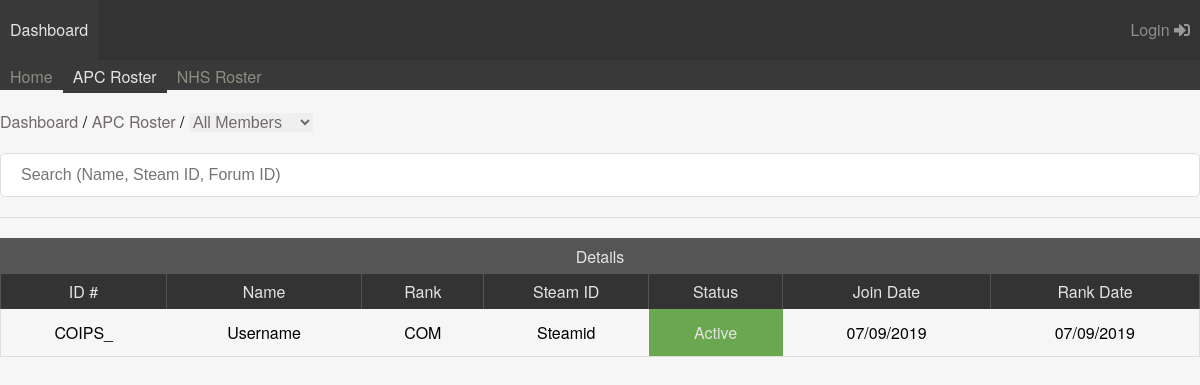
The app's page /home/public/apc with its own data.
### tables this page shows
CREATE TABLE IF NOT EXISTS `sections` (
  `id` int(11) NOT NULL AUTO_INCREMENT,
  `faction` varchar(50) NOT NULL DEFAULT 'apc',
  `shortName` varchar(3) DEFAULT NULL,
  `name` varchar(50) DEFAULT NULL,
  `type` enum('Normal','Academy') NOT NULL DEFAULT 'Normal',
  `prefix` int(11) DEFAULT 0,
  `system` int(11) DEFAULT 0,
  PRIMARY KEY (`id`)
);

CREATE TABLE IF NOT EXISTS `members` (
  `id` int(11) NOT NULL AUTO_INCREMENT,
  `faction` varchar(3) NOT NULL,
  `name` varchar(50) NOT NULL,
  `steamid` varchar(32) NOT NULL,
  `forumid` varchar(4) NOT NULL,
  `section` varchar(50) DEFAULT NULL,
  `mainlevel` int(11) NOT NULL DEFAULT 1,
  `isSuspended` int(11) NOT NULL DEFAULT 0,
  `isBlacklisted` int(11) NOT NULL DEFAULT 0,
  `isLOA` int(11) NOT NULL DEFAULT 0,
  `isHoliday` int(11) NOT NULL DEFAULT 0,
  `isArchive` int(11) NOT NULL DEFAULT 0,
  `isBlocked` int(11) NOT NULL DEFAULT 0,
  `joindate` timestamp NOT NULL DEFAULT current_timestamp(),
  `last_rank_change` timestamp NOT NULL DEFAULT current_timestamp(),
  `last_login` timestamp NOT NULL DEFAULT current_timestamp(),
  PRIMARY KEY (`id`)
);

CREATE TABLE IF NOT EXISTS `ranks` (
  `id` int(11) NOT NULL AUTO_INCREMENT,
  `faction` varchar(3) NOT NULL,
  `sName` varchar(5) NOT NULL,
  `name` varchar(50) NOT NULL,
  `level` int(11) NOT NULL DEFAULT 0,
  `form_submit_1` int(11) NOT NULL DEFAULT 0,
  `form_submit_2` int(11) NOT NULL DEFAULT 0,
  `form_submit_3` int(11) NOT NULL DEFAULT 0,
  `form_submit_4` int(11) NOT NULL DEFAULT 0,
  `form_submit_5` int(11) NOT NULL DEFAULT 0,
  `form_submit_6` int(11) NOT NULL DEFAULT 0,
  `form_submit_7` int(11) NOT NULL DEFAULT 0,
  `form_submit_8` int(11) NOT NULL DEFAULT 0,
  `form_submit_9` int(11) NOT NULL DEFAULT 0,
  `form_submit_10` int(11) NOT NULL DEFAULT 0,
  `form_submit_11` int(11) NOT NULL DEFAULT 0,
  `form_submit_12` int(11) NOT NULL DEFAULT 0,
  `form_submit_13` int(11) NOT NULL DEFAULT 0,
  `page_access_1` int(11) NOT NULL DEFAULT 0,
  `page_access_2` int(11) NOT NULL DEFAULT 0,
  `page_access_3` int(11) NOT NULL DEFAULT 0,
  `page_access_4` int(11) NOT NULL DEFAULT 0,
  `page_access_5` int(11) NOT NULL DEFAULT 0,
  `page_access_6` int(11) NOT NULL DEFAULT 0,
  `page_access_7` int(11) NOT NULL DEFAULT 0,
  `page_access_8` int(11) NOT NULL DEFAULT 0,
  `page_access_9` int(11) NOT NULL DEFAULT 0,
  `unit_promote` int(11) NOT NULL DEFAULT 0,
  `system` int(11) NOT NULL DEFAULT 0,
  PRIMARY KEY (`id`)
);

### public/index.php (called while the page is built, shortened)
<?php
new Application;

### core/database.php (called while the page is built, shortened)
<?php
class Database
{
    private static $factory;
    private $database;
    public static function getFactory($forceRestart = false)
    {
        if (!self::$factory || $forceRestart) {
            self::$factory = new Database();
        }
        return self::$factory;
    }
    public function getConnection($dbname = null, $host = array(DB_HOST, DB_USER, DB_PASS), $isAPI = false) {
        try {
            $options = array(PDO::ATTR_DEFAULT_FETCH_MODE => PDO::FETCH_OBJ, PDO::ATTR_ERRMODE => PDO::ERRMODE_WARNING);
            $this->database = new PDO(DB_TYPE . ':host=' . $host[0] . ';dbname=' . $dbname . ';charset=' . DB_CHARSET, $host[1], $host[2], $options);
        } catch (PDOException $e) {
            if (!$isAPI) {
                Controller::buildPage(array(ROOT . 'views/system/db_fail'));
                die();
            } else {
                return false;
            }
        }
        return $this->database;
    }
}
?>

### models/faction.php (called while the page is built, shortened)
<?php
class Factions {
    public static function getFactionMembers($faction, $archive = 0) {
        $query = Database::getFactory()->getConnection(DB_NAME)->prepare("SELECT * FROM members WHERE faction = :faction AND isArchive = :archive");
        $query->execute(array(
            ':faction' => $faction,
            ':archive' => $archive
        ));
        return $query->fetchAll();
    }
}

### models/member.php (called while the page is built, shortened)
<?php
class Member {
    public static function getCustomID($faction, $member) {
        $forumID = $member->forumid;
        $constab = $member->section;
        $len = strlen($forumID);
        $sec = Application::getSections($faction)[$constab];
        $prefix = ($sec->prefix == 1) ? $sec->shortName : "";
        return $prefix.$forumID;
    }
    public static function getActivity ($member) {
        $activity = "Active";
        return $activity;
    }
}

### models/system.php (called while the page is built, shortened)
<?php
class System {
    public static function getFactions () {
        $query = Database::getFactory()->getConnection(DB_NAME)->prepare("SELECT * FROM factions");
        $query->execute();
        $return = array();
        foreach ($query->fetchAll() as $faction) {
            $return[$faction->sys] = array(
                'abr' => $faction->sys,
                'name' => $faction->name,
                'rank' => $faction->rank,
                'logo' => $faction->logoFile,
                'defaultRank' => $faction->defaultRank,
                'lastlogin' => $faction->lastlogin,
                'addFormID' => $faction->additionForm,
                'dbPage' => $faction->dbPage,
                'archivePage' => $faction->archivePage,
                'searchPage' => $faction->searchPage,
                'statsPage' => $faction->statsPage,
                'sections' => (self::getSections($faction->sys)),
                'ranks' => (self::getRanks($faction->sys))
            );
        }
        return $return;
    }
    private static function getSections ($faction) {
        $query = Database::getFactory()->getConnection(DB_NAME)->prepare("SELECT * FROM sections WHERE faction = :faction");
        $query->execute(array(":faction" => $faction));
        $ret = array();
        foreach ($query->fetchAll() as $sec) {
            $ret[$sec->name] = $sec;
        }
        return $ret;
    }
    private static function getRanks ($faction) {
        $query = Database::getFactory()->getConnection(DB_NAME)->prepare("SELECT * FROM ranks WHERE faction = :faction");
        $query->execute(array(":faction" => $faction));
        $ret = array();
        foreach ($query->fetchAll() as $rank) {
            $ret[$rank->id] = $rank;
        }
        return $ret;
    }
}

### views/faction/roster.php (the view, shortened to what this page needs)
<?php $faction = $this->faction; ?>
<div class = "container">
    <section class = "breadcrumbs buttons">
        <div>
            <?=Controller::buildCrumbs();?>
            <?php
            if ($this->archive) {
                ?>
                <span class="slash">/</span>
                <a href="<?=URL.$faction."/archive";?>">Archive</a>
                <?php
            } else {
                ?>
                <span class="slash">/</span>
                <select id = "constabList" onchange="FilterTable()">
                    <option value="all">All Members</option>
                </select>
                <?php
                }
            ?>
        </div>
    </section>
    <section class = "search">
        <input type="text" id = "searchRoster" onkeyup="FilterTable()" placeholder="Search (Name, Steam ID, Forum ID)">
    </section>
    <section class = "roster">
        <?php $members = $this->members; ?>
        <table id = "roster">
            <tr class = "first">
                <th COLSPAN = 7 >Details</th>
            </tr>
            <tr class = "second">
                <th>ID #</th>
                <th>Name</th>
                <th>Rank</th>
                <th>Steam ID</th>
                <th>Status</th>
                <th>Join Date</th>
                <th title="Date of Last Promotion / Demotion">Rank Date</th>
            </tr>
            <?php
            if ($members) {
                usort($members, function ($member1, $member2) use ($faction) {
                    return Factions::orderMembers($faction, $member1, $member2);
                });
                foreach ($members as $member) {
                    $activity = Member::getActivity($member);
                    ?>
                    <tr id = "<?=$member->section;?>">
                        <td><?=Member::getCustomID($faction, $member)?></td>
                        <td><?=$member->name;?></td>
                        <td><?=Application::getRanks($faction)[$member->mainlevel]->sName?></td>
                        <td><?=$member->steamid;?></td>
                        <td class = "status <?=$activity?>" title="<?=date('d/m/Y H:i:s', strtotime($member->last_login));?>"><?=$activity?></td>
                        <td><?=date("d/m/Y", strtotime($member->joindate))?></td>
                        <td><?=date("d/m/Y", strtotime($member->last_rank_change))?></td>
                    </tr>
                    <?php
                }
            } else {
                ?>
                <tr>
                    <td COLSPAN = 9>No Members</td>
                </tr>
                <?php
            }
            ?>
        </table>
    </section>
</div>

### core/view.php (shortened to what this page needs)
<?php
class View {
    public function __construct($files, $data = null) {
        $title = Controller::$currentPage;
        echo "
        <html lang='en-GB'>
            <head>
                <title>".$title." - ".SETTING["site-name"]."</title>
                <meta name='Viewport' content='width=device-width, initial-scale=1'>
                <script src='https://ajax.googleapis.com/ajax/libs/jquery/3.4.0/jquery.min.js'></script>
                <link rel='stylesheet' href='https://use.fontawesome.com/releases/v5.8.1/css/all.css'>
                <link rel='stylesheet' href='".URL."css/style.css?v=".time()."' type='text/css' />
                ";
                        ?>
                        <?php
                echo "
                <link rel='stylesheet' href='".URL."css/dark-theme-override.css?v=".time()."' type='text/css' />
                <script src='".URL."js/app.js'></script>
                ";
                        ?>
                        <?php
            echo "
            </head>
            <body id='main-body' "; if (Application::$isDark) { echo "class='dark'"; } echo ">
            ";
                if(is_array($files) && (count($files) > 0)) {
                    foreach($files as $filename) {
                        if(file_exists($filename . '.php')) {
                            require $filename . '.php';
                        } else {
                            echo $filename;
                        }
                    }
                }
                        ?>
                        <?php
            echo "
            </body>
        </html>
        ";
    }
}
?>

### public/css/style.css (style rules this page uses)
body { margin: 0; font-family: "Whitney", Helvetica Neue, Helvetica, Arial, Lucida Grande, sans-serif; color: black; background-color: #f6f6f6; }
.container { max-width: 1320px; margin-left: auto; margin-right: auto; }
.container section { width: 100%; }
.breadcrumbs { padding: 20px 0; }
.breadcrumbs select { border: 0; outline: 0; color: #71686e; font-size: 16px; }
.search { border-bottom: 1px solid #ddd; }
.search input { width: 100%; font-size: 16px; padding: 12px 20px; border: 1px solid #ddd; margin-bottom: 20px; border-radius: 5px; }
.roster { margin-top: 20px; }
.roster table { width: 100%; border: 1px solid #ddd; text-align: center; border-collapse: collapse; border-radius: 5px; margin-bottom: 20px; }
.roster table th { border: 1px solid #555555; border-bottom: 0; }
.roster table .second th { border-top: 0; }
.roster table th { padding: 6px; background-color: #333333; color: #e4e4e4; font-weight: 100; }
.roster table .first th { background-color: #555555; }
.roster table td { padding: 12px; border-bottom: 1px solid #ddd; }
.roster table td.status { color: #e4e4e4; }
.status.Active { background-color: #6aa74f; }
.breadcrumbs.buttons { display: flex; }
.breadcrumbs.buttons div { display: inline-block; }

### records on screen
members: name "Username", mainlevel.sName "COM", steamid "Steamid", activity "Active", joindate "07/09/2019", last_rank_change "07/09/2019"
sections: Member::getCustomID($faction, $member) "COIPS_"

### other values on screen
$button[1] "Home"
$button[1] "APC Roster"
$button[1] "NHS Roster"
$crumb[0] "Dashboard"
$crumb[0] "APC Roster"
